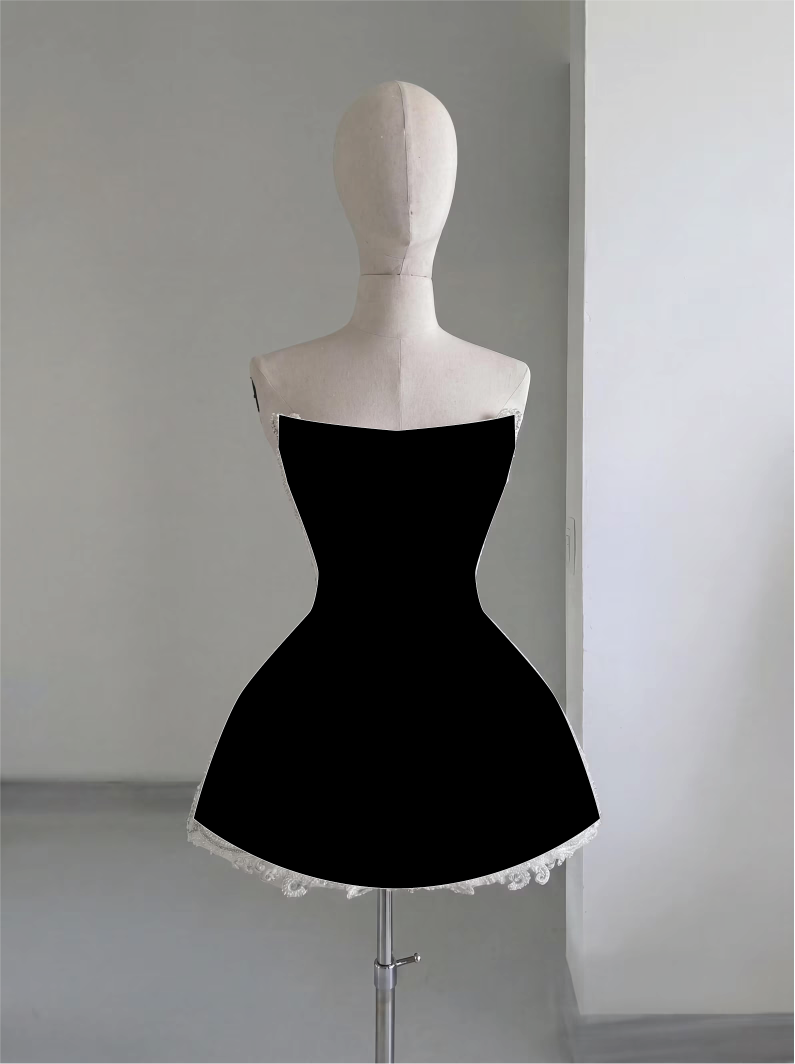
#> input picture tools/dress-shell/silhouette-front.png, 1589 x 2128 px (shown at 1/2 size); its folder holds only this picture in this run
$ python -i silhouette.py   (imports and definitions only)
#> lines starting #> are read from the running program, lines starting #| are printed output that depends on the picture; after the words box and inside, x2 and y2 are one past the last pixel; in counts of white or black regions, pixels touching at a corner belong together
"""Silhouette input path — b(v) AUTHORED from a traced side view.

The side-profile silhouette is a direct measurement of the front-to-back
half-depth b(v) (the traced width at height v is back-most to front-most
extent = 2 * b for our front/back-symmetric sections). This module turns
a trace into a smooth authored b(v):

  INPUT  (one of)
    - a points list / file of (v_mm, half_depth_mm) rows (already scaled)
    - a traced-silhouette image (white fill on any background): widths
      are measured per scan row and SCALED using waist-to-hem = 381 mm
      as the reference dimension (the waist row is the narrowest row in
      the interior; the hem row is the lowest filled row). The implied
      total garment height is reported for sanity-checking the scale.

  FIT
    The source is a perspective photo: distortion is worst at the
    extremes and least mid-height, so the fit SMOOTHS rather than honors
    every traced point (least-squares cubic spline, knots every
    ~knot_mm). Residuals between fit and raw trace are reported per
    region so the photo's lies are visible.

  SHAPE CONTRACT (reported AND asserted, like the neckline curve)
    - b(v) > 0 everywhere
    - at most the expected extrema over the garment: a single minimum
      near the waist and (if the trace spans the bodice) a single
      maximum near the bust — no extra fitted wiggles
    - the tangent at the bust crest is ~zero by construction of a smooth
      max; the tangent AT THE HEM is measured and reported, NOT forced:
      whether the traced hem meets the floor vertically decides whether
      the n = 1.6 superellipse hem is even compatible.

The a(v) companion solve lives in bodice.solve_a_given_b: with b(v)
authored, a(v) comes from the KNOWN circumference anchors via Ramanujan,
and the a/b ratio becomes a REPORTED OUTPUT, never an assumption.
"""

import math
from dataclasses import dataclass
from pathlib import Path

import numpy as np
from scipy.interpolate import LSQUnivariateSpline

WAIST_TO_HEM_MM = 381.0     # the scaling reference dimension (given)


class SilhouetteError(ValueError):
    """Raised for unusable traces or a broken shape contract."""


# [15 lines left out: function load_points, not called in this run]


def extract_from_image(path, white_thresh=240, min_run_px=6,
                       waist_search=(0.25, 0.75), shoulder_slope_cut=0.7,
                       fill="white", dark_thresh=70):
    """Measure the traced silhouette (white fill) from an image file.

    Robustness: photos carry stray near-white speckles (wall highlights,
    mannequin sheen), so the silhouette is taken as the LARGEST CONNECTED
    COMPONENT of white pixels, and widths are edge-to-edge within that
    component only.

    One-shoulder tops: above the back-neckline corner the trace narrows
    along the shoulder diagonal and the row width stops meaning 2*b. The
    back edge is scanned upward from the bust; the first row where its
    inward slope exceeds `shoulder_slope_cut` (px/px) marks the cut, and
    rows above it are EXCLUDED from the returned points (the cut height
    is reported so it can be sanity-checked against the side neckline).

    Returns (points, report): points are (v_mm, half_depth_mm) rows on
    the model's height convention (v = 0 at the WAIST, positive upward,
    hem at v = -381); report carries the pixel landmarks, mm-per-px, and
    the implied total height for scale sanity-checking.
    """
#> called with path = 'silhouette-front.png', white_thresh = 240, min_run_px = 6, waist_search = (0.25, 0.75), shoulder_slope_cut = 0.7, fill = 'white', dark_thresh = 70
    from PIL import Image
    from scipy import ndimage
    img = np.asarray(Image.open(path).convert("RGB"), dtype=np.uint8)
    # fill="white": white-filled trace (light garment). fill="dark":
    # black-filled trace — same pipeline on the inverted mask.
    if fill == "dark":
        white = np.all(img <= dark_thresh, axis=-1)
    else:
        white = np.all(img >= white_thresh, axis=-1)
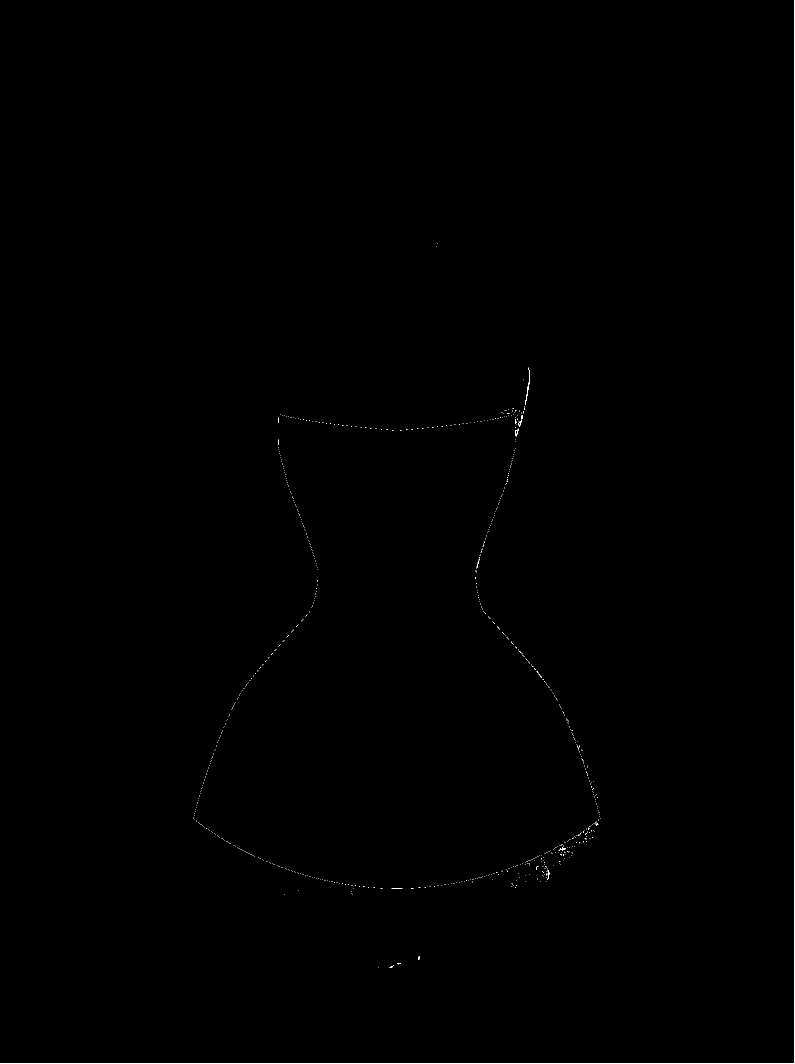
#> white: shape (2128, 1589) bool (shown at 1/2 size); 0.16% white in thin lines or dots
    labels, n = ndimage.label(white)
#> labels: shape (2128, 1589) int32; 957 distinct labels, from 0 to 956
#> n = 956
    if n == 0:
        raise SilhouetteError("no white silhouette found")
    sizes = ndimage.sum(white, labels, range(1, n + 1))
#> sizes = 956 values, max 3716 at index 0, min 1 at index 1, mean 5.59
    blob = labels == (1 + int(np.argmax(sizes)))
#> blob: shape (2128, 1589) bool; 0.11% white in thin lines or dots

    x_min = np.full(blob.shape[0], -1)
#> x_min = 2128 values from -1 to -1
    x_max = np.full(blob.shape[0], -1)
#> x_max = 2128 values from -1 to -1
    counts = blob.sum(axis=1)
#> counts = 2128 values from 1 to 1589
    for y in np.flatnonzero(counts >= min_run_px):
        xs = np.flatnonzero(blob[y])
        x_min[y], x_max[y] = xs[0], xs[-1]
#> this loop made 1 pass
#> y on pass 1: 2127
#> after the loop, x_max = 2128 values from -1 to 1588; x_min = 2128 values from -1 to 0
    widths = np.where(x_min >= 0, x_max - x_min + 1, 0).astype(float)
#> widths = 2128 values from 0 to 1589
    rows = np.flatnonzero(widths >= min_run_px)
#> rows = [2127]
    if len(rows) < 20:
#> (the run stopped early here; a loop or call above may not have finished)

$ run again, on tools/dress-shell/silhouette-trace.png
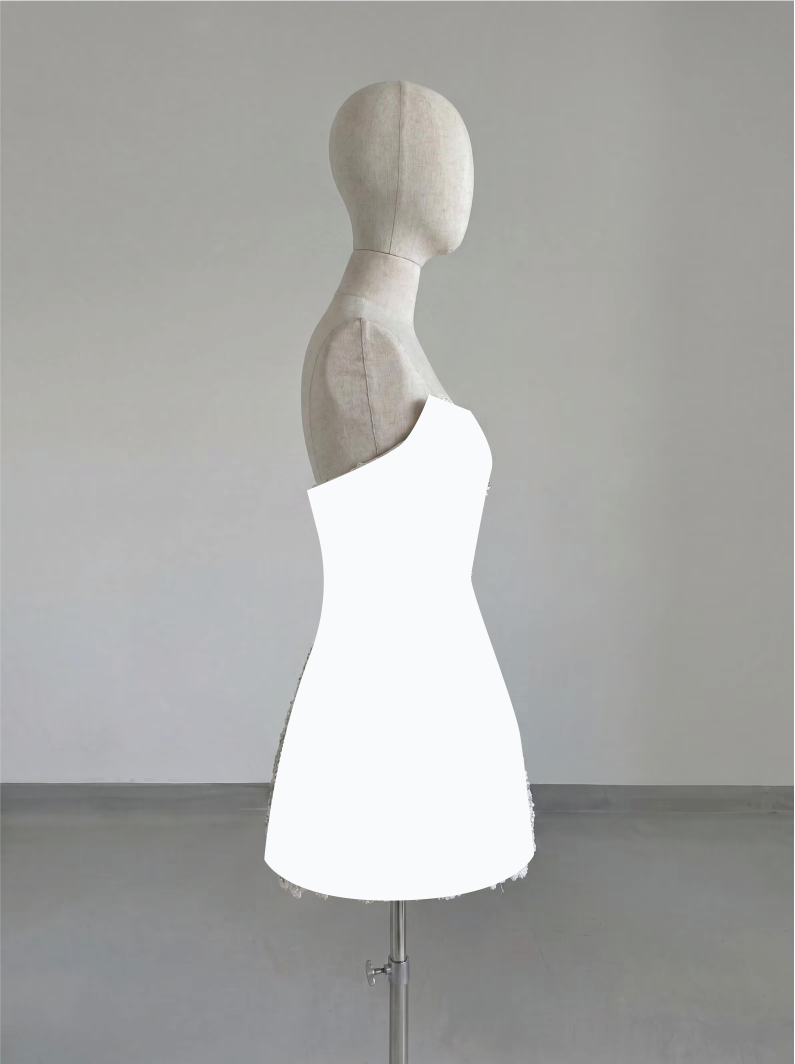
#> input picture tools/dress-shell/silhouette-trace.png, 1589 x 2128 px (shown at 1/2 size)
#> white: shape (2128, 1589) bool; 11% white; 31 white regions (29 under 20 px), largest, box (x1, y1, x2, y2) and area: (529, 789, 1068, 1801) 368221, (0, 0, 1589, 2128) 3716
#> in extract_from_image, `labels, n = ndimage.label(white)`:
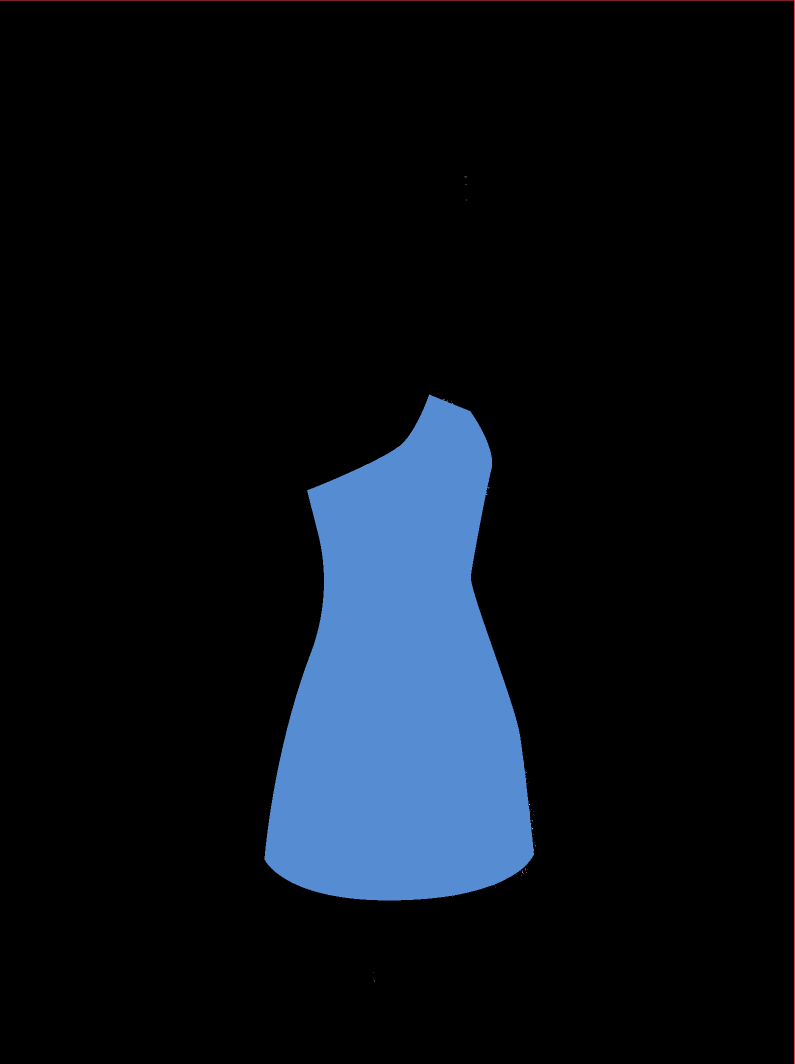
#> labels: shape (2128, 1589) int32 (shown at 1/2 size); 37 distinct labels, from 0 to 36; one colour per label, 0 black
#> n = 36
#> sizes = 36 values, max 368219 at index 5, min 1 at index 1, mean 10333.5
#> in extract_from_image, `blob = labels == (1 + int(np.argmax(sizes)))`:
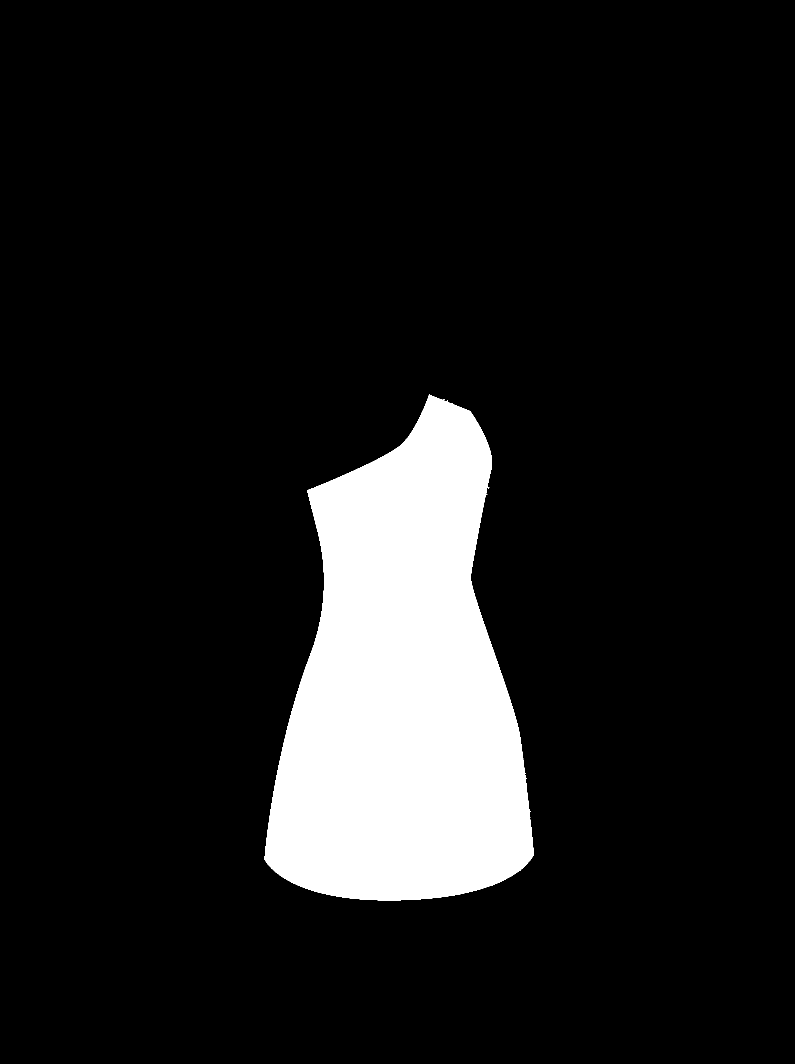
#> blob: shape (2128, 1589) bool (shown at 1/2 size); 10.9% white; 1 white region, box (x1, y1, x2, y2) and area: (529, 789, 1068, 1801) 368219
#> counts = 2128 values, max 538 at index 1705, min 0 at index 0, mean 173
#> the loop in extract_from_image, `for y in np.flatnonzero(counts >= min_run_px):` made 1010 passes
#> xs on passes 1 to 3: [857, 858, 859, 860, 861, 862, 863], [857, 858, 859, 860, 861, 862, 863, 864, 865, 866], [857, 858, 859, 860, 861, 862, 863, 864, 865, 866, 867, 868]
#> after the loop in extract_from_image, `for y in np.flatnonzero(counts >= min_run_px):`: x_max = 2128 values, max 1067 at index 1698, min -1 at index 0, mean 471.3; x_min = 2128 values, max 857 at index 791, min -1 at index 0, mean 298.7
#> widths has the same summary as counts
#> rows = 1010 values from 791 to 1800
#> top_px = 791; bottom_px = 1800
#> low_lo = 1463
#> hem_px = 1705
#> lo = 1043
#> hi = 1547
#> waist_px = 1147
#> mm_per_px = 0.683
#> in extract_from_image, `cut_px = top_px`: cut_px = 791
#> smooth = 2128 values, max 537.6 at index 1705, min 0 at index 0, mean 173
#> the loop in extract_from_image, `for y in range(waist_px - 30, top_px + window, -1):` made 144 passes
#> the loop in extract_from_image, `for y in range(max(top_px, cut_px), hem_px + 1):` made 724 passes
#> after the loop in extract_from_image, `for y in range(max(top_px, cut_px), hem_px + 1):`: points = 724 pairs, first value -381 to 112.7, second value 100.4 to 183.7
